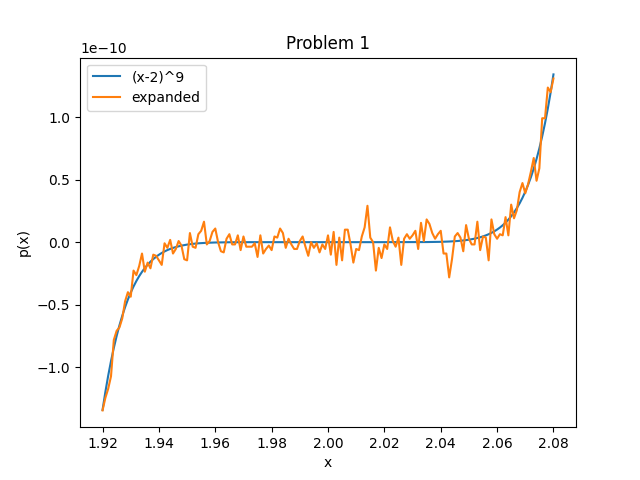

The script that saved this image:
import numpy as np
from matplotlib import pyplot as plt

x = np.arange(1.920, 2.080, .001)
p1 = (x-2)**9
p2= x**9 - 18*x**8 + 144*x**7 - 672*x**6 + 2016*x**5 - 4032*x**4 +5376*x**3 - 4608*x**2 +2304*x - 512
plt.plot(x,p1,label= '(x-2)^9')
plt.plot(x,p2, label = 'expanded')
plt.xlabel('x')
plt.ylabel('p(x)')
plt.title("Problem 1")
plt.legend()
plt.savefig('Problem1.png')

""" The non expanded version is smooth and looks how we would expect. The expanded version is all jagged
and is clearly not an accurate representation of the intended graph. This is likely due to the additional 
subtractions that take place in the expanded formula. This causes a higher loss of precision"""
